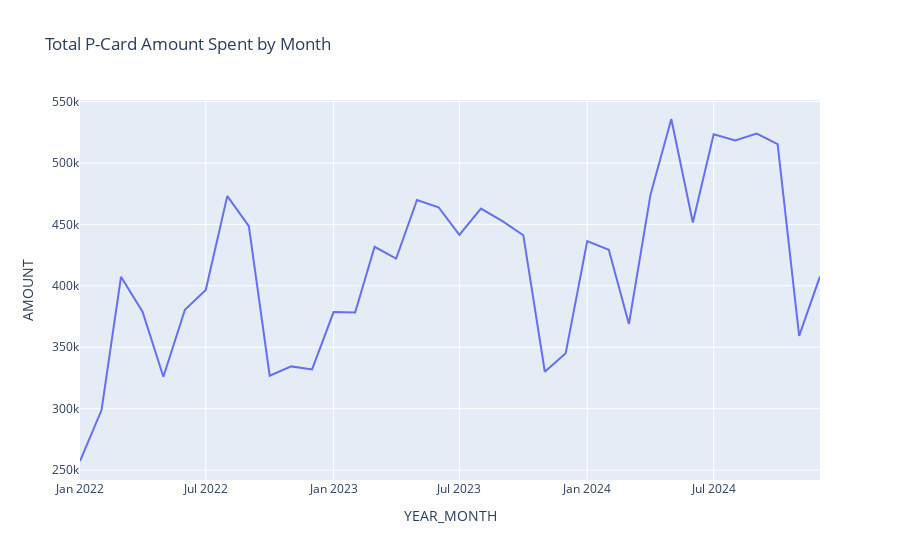

This figure's notebook cell:
### Code cell
# YOUR CODE BEGINS

fig = px.line(
    df_summary_by_year_month,
    x="YEAR_MONTH",
    y="AMOUNT",
    title="Total P-Card Amount Spent by Month"
)

# YOUR CODE ENDS

fig.show()

### Figure 1 — Plotly figure (JSON) as saved in the notebook; plotly's stock layout.template omitted (floating-point values rounded to 4 significant figures)
{"data": [{"hovertemplate": "YEAR_MONTH=%{x}<br>AMOUNT=%{y}<extra></extra>", "legendgroup": "", "line": {"color": "#636efa", "dash": "solid"}, "marker": {"symbol": "circle"}, "mode": "lines", "name": "", "orientation": "v", "showlegend": false, "type": "scatter", "x": ["2022-01", "2022-02", "2022-03", "2022-04", "2022-05", "2022-06", "2022-07", "2022-08", "2022-09", "2022-10", "2022-11", "2022-12", "2023-01", "2023-02", "2023-03", "2023-04", "2023-05", "2023-06", "2023-07", "2023-08", "2023-09", "2023-10", "2023-11", "2023-12", "2024-01", "2024-02", "2024-03", "2024-04", "2024-05", "2024-06", "2024-07", "2024-08", "2024-09", "2024-10", "2024-11", "2024-12"], "xaxis": "x", "y": [257400.0, 298900.0, 407400.0, 378900.0, 326000.0, 380500.0, 396500.0, 473000.0, 448600.0, 326800.0, 334400.0, 331900.0, 378600.0, 378300.0, 431800.0, 422200.0, 469800.0, 463900.0, 441400.0, 462900.0, 452700.0, 441200.0, 330100.0, 345000.0, 436400.0, 429300.0, 368900.0, 474000.0, 535800.0, 451500.0, 523400.0, 518200.0, 523900.0, 515400.0, 359300.0, 407600.0], "yaxis": "y"}], "layout": {"legend": {"tracegroupgap": 0}, "title": {"text": "Total P-Card Amount Spent by Month"}, "xaxis": {"anchor": "y", "domain": [0, 1], "title": {"text": "YEAR_MONTH"}}, "yaxis": {"anchor": "x", "domain": [0, 1], "title": {"text": "AMOUNT"}}}}
